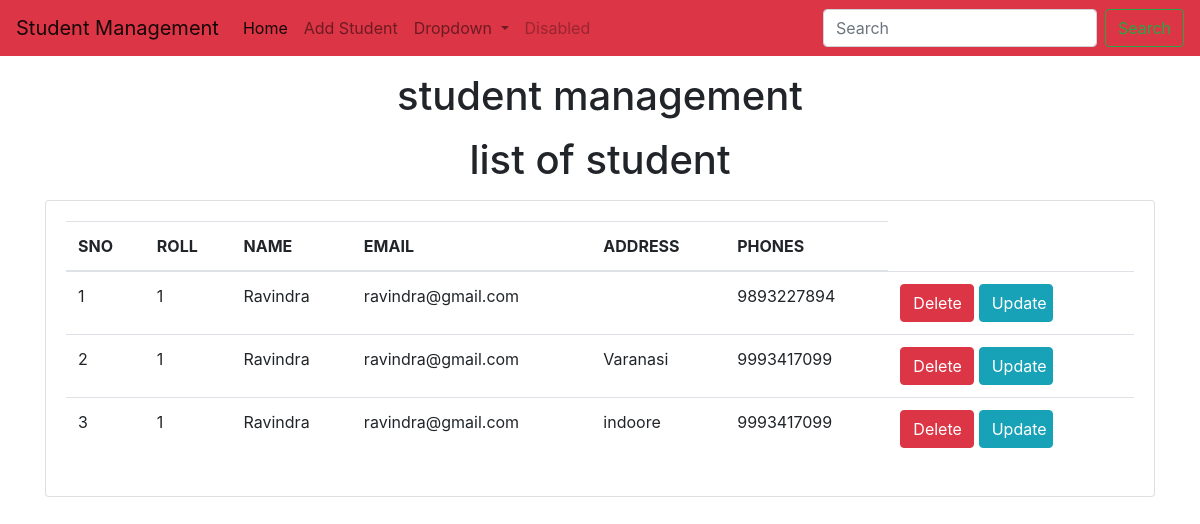
The page /student/ on the database its author committed.
### student/models.py (models this page shows)
class Student(models.Model):
    roll=models.CharField(max_length=100)
    name=models.CharField(max_length=50)
    email=models.CharField(max_length=150)
    address=models.CharField(max_length=200)
    phone=models.CharField(max_length=10)

### student/views.py (the view)
# urls.py: 2. Add a URL to urlpatterns:  path('', views.home, name='home')
def home(request):
    student=Student.objects.all()
    return render(request,"student/home.html",{'student':student})

### templates/student/home.html (shortened to what this page needs)
<!doctype html>
<html lang="en">
  <head>
    <link rel="stylesheet" href="https://cdn.jsdelivr.net/npm/bootstrap@4.0.0/dist/css/bootstrap.min.css">
  </head>
  <body>
    {% include 'student/navbar.html' %}
    <h1 class="text-center my-3">student management</h1>
    <h1 class="text-center my-3">list of student</h1>
    <div class="container">
      <div class="row">
        <div class="col-md-12">
          <div class="card">
            <div class="card-body">
              <table class="table">
                <thead>
                  <tr>
                  <th>SNO</th>
                  <th>ROLL</th>
                  <th>NAME</th>
                  <th>EMAIL</th>
                  <th>ADDRESS</th>
                  <th>PHONES</th>
                </tr>
                </thead>
                <tbody>
                  {% for s in student %}
                  <tr>
                    <td>{{forloop.counter}}</td>
                    <td>{{s.roll}}</td>
                    <td>{{s.name}}</td>
                    <td>{{s.email}}</td>
                    <td>{{s.address}}</td>
                    <td>{{s.phone}}</td>
                    <td>
                      <a href="/student/delete-student/{{s.id}}" class="btn btn-danger col-md-4">Delete</a>
                      <a href="/student/update-student/{{s.id}}" class="btn btn-info col-md-4">Update</a>
                    </td>
                  </tr>
                  {% endfor %}
                </tbody>
              </table>
            </div>
          </div>
        </div>
      </div>
    </div>
  </body>
</html>

### templates/student/navbar.html (shortened to what this page needs)
<nav class="navbar navbar-expand-lg navbar-light bg-danger">
    <a class="navbar-brand" href="/student/home/">Student Management</a>
    <div class="collapse navbar-collapse" id="navbarSupportedContent">
      <ul class="navbar-nav mr-auto">
        <li class="nav-item active">
          <a class="nav-link" href="#">Home <span class="sr-only">(current)</span></a>
        </li>
        <li class="nav-item">
          <a class="nav-link" href="/student/add-student">Add Student</a>
        </li>
        <li class="nav-item dropdown">
          <a class="nav-link dropdown-toggle" href="#" id="navbarDropdown" role="button" data-toggle="dropdown" aria-haspopup="true" aria-expanded="false">
            Dropdown
          </a>
        </li>
        <li class="nav-item">
          <a class="nav-link disabled" href="#">Disabled</a>
        </li>
      </ul>
      <form class="form-inline my-2 my-lg-0">
        <input class="form-control mr-sm-2" type="search" placeholder="Search" aria-label="Search">
        <button class="btn btn-outline-success my-2 my-sm-0" type="submit">Search</button>
      </form>
    </div>
  </nav>

### rows shown on the page
Student: roll "1", name "Ravindra", email "ravindra@gmail.com", phone "9893227894"
Student: roll "1", name "Ravindra", email "ravindra@gmail.com", address "Varanasi", phone "9993417099"
Student: roll "1", name "Ravindra", email "ravindra@gmail.com", address "indoore", phone "9993417099"
